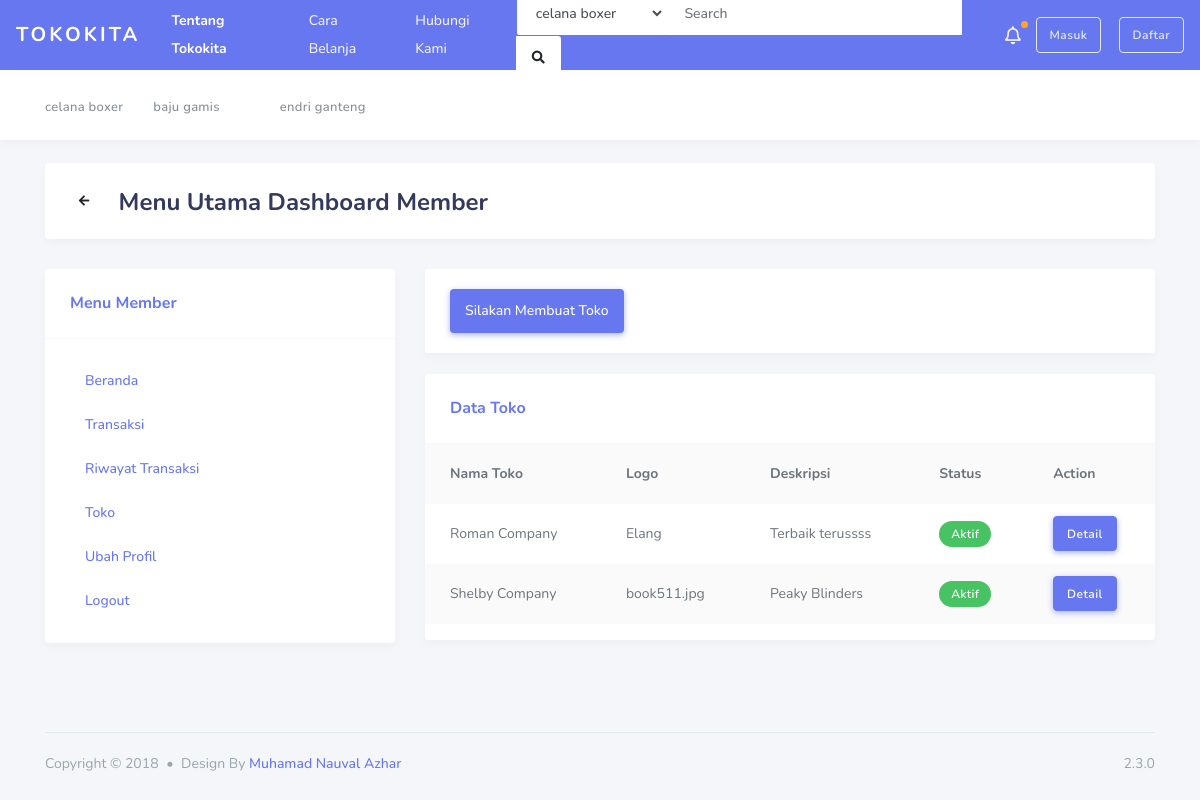
/index.php/home/toko, run on the app's committed database.
### tables this page shows
CREATE TABLE `tbl_kategori` (
  `idKat` int(5) NOT NULL,
  `namaKat` varchar(30) NOT NULL
);

CREATE TABLE `tbl_toko` (
  `idToko` int(5) NOT NULL,
  `idKonsumen` int(5) NOT NULL,
  `namaToko` varchar(100) NOT NULL,
  `logo` varchar(100) NOT NULL,
  `deskripsi` text NOT NULL,
  `StatusAktif` enum('Y','N') NOT NULL
);

### application/libraries/Template.php (called while the page is built)
<?php if ( ! defined('BASEPATH')) exit('No direct script access allowed');
class Template {
		var $template_data = array();
		function set($name, $value)
		{
			$this->template_data[$name] = $value;
		}
		function load($template = '', $view = '' , $view_data = array(), $return = FALSE)
		{
			$this->CI =& get_instance();
			$this->set('contents', $this->CI->load->view($view, $view_data, TRUE));
			return $this->CI->load->view($template, $this->template_data, $return);
		}
}

### application/controllers/Home.php (called while the page is built, shortened)
<?php
class home extends CI_Controller
{
    public function toko()
    {
        $data['kota'] = $this->Mfrontend->get_all_kota()->result();
        $data['kategori'] = $this->Mfrontend->get_all_kategori()->result();
        $data['toko'] = $this->Mtoko->get_toko('')->result();
        $this->template->load('layout_frontend', 'frontend/toko', $data);
    }
}

### index.php (called while the page is built, shortened)
<?php
require_once BASEPATH.'core/CodeIgniter.php';

### application/models/Mtoko.php (called while the page is built, shortened)
<?php
class Mtoko extends CI_Model
{
    public function get_toko()
    {
        $q = $this->db->query("SELECT tbl_toko.idToko, tbl_member.namaKonsumen, tbl_toko.namaToko, tbl_toko.logo, tbl_toko.deskripsi , tbl_toko.StatusAktif FROM tbl_toko
        JOIN tbl_member ON tbl_toko.idKonsumen=tbl_member.idKonsumen");
        return $q;
    }
}

### application/models/Mfrontend.php (called while the page is built, shortened)
<?php
class Mfrontend extends CI_Model
{
    public function get_all_kategori()
    {
        return $this->db->get('tbl_kategori');
    }
}

### application/views/frontend/toko.php (the view, shortened to what this page needs)
<div class="main-content">
    <section class="section">
        <div class="section-header">
            <div class="section-header-back">
                <a href="features-settings.html" class="btn btn-icon"><i class="fas fa-arrow-left"></i></a>
            </div>
            <h1>Menu Utama Dashboard Member</h1>
        </div>
        <div class="section-body">
            <div class="row">
                <div class="col-md-4">
                    <div class="card">
                        <div class="card-header">
                            <h4>Menu Member</h4>
                        </div>
                        <div class="card-body">
                            <ul class="nav nav-pills flex-column">
                                <li class="nav-item"><a href="<?= site_url('home/member'); ?>" class="nav-link">Beranda</a></li>
                                <li class="nav-item"><a href="#" class="nav-link">Transaksi</a></li>
                                <li class="nav-item"><a href="#" class="nav-link">Riwayat Transaksi</a></li>
                                <li class="nav-item"><a href="#" class="nav-link">Toko</a></li>
                                <li class="nav-item"><a href="#" class="nav-link">Ubah Profil</a></li>
                                <li class="nav-item"><a href="<?= site_url('home/logout'); ?>" class="nav-link">Logout</a></li>
                            </ul>
                        </div>
                    </div>
                </div>
                <div class="col-md-8">
                    <div class="row">
                        <div class="col-12">
                            <div class="card mb-0">
                                <div class="card-body">
                                    <ul class="nav nav-pills">
                                        <li class="nav-item">
                                            <a class="nav-link active" href="<?= site_url('home/buat_toko'); ?>">Silakan Membuat Toko</a>
                                        </li>
                                    </ul>
                                </div>
                            </div>
                        </div>
                    </div><br>
                    <div class="row">
                        <div class="col-md-12">
                            <div class="card">
                                <div class="card-header">
                                    <h4>Data Toko</h4>
                                </div>
                                <div class="card-body p-0">
                                    <div class="table-responsive table-invoice">
                                        <table class="table table-striped">
                                            <tr>
                                                <th>Nama Toko</th>
                                                <th>Logo</th>
                                                <th>Deskripsi</th>
                                                <th>Status</th>
                                                <th>Action</th>
                                            </tr>
                                            <?php foreach ($toko as $val) { ?>
                                                <tr>
                                                    <td><?= $val->namaToko; ?></td>
                                                    <td><?= $val->logo; ?></td>
                                                    <td><?= $val->deskripsi; ?></td>
                                                    <td>
                                                        <?php
                                                        if ($val->StatusAktif == 'Y') {
                                                        ?>
                                                            <div class="badge badge-success">Aktif</div>
                                                        <?php
                                                        } else {
                                                        ?>
                                                            <div class="badge badge-danger">Tidak Aktif</div>
                                                        <?php
                                                        }
                                                        ?>
                                                    </td>
                                                    <td>
                                                        <a href="<?= site_url('tokohome/Toko/main/' . $val->idToko); ?>" class="btn btn-primary">Detail</a>
                                                    </td>
                                                </tr>
                                            <?php } ?>
                                        </table>
                                    </div>
                                </div>
                            </div>
                        </div>
                    </div>
                </div>
            </div>
    </section>
</div>

### application/views/layout_frontend.php (shortened to what this page needs)
<!DOCTYPE html>
<html lang="en">
<head>
    <link rel="stylesheet" href="https://stackpath.bootstrapcdn.com/bootstrap/4.3.1/css/bootstrap.min.css">
    <link rel="stylesheet" href="https://use.fontawesome.com/releases/v5.7.2/css/all.css">
    <link rel="stylesheet" href="<?php echo base_url('assets/admin/assets/css/style.css'); ?>">
    <link rel="stylesheet" href="<?php echo base_url('assets/admin/assets/css/components.css'); ?>">
</head>
<body class="layout-3">
    <div id="app">
        <div class="main-wrapper container">
            <div class="navbar-bg"></div>
            <nav class="navbar navbar-expand-lg main-navbar">
                <a href="<?= site_url('home'); ?>" class="navbar-brand sidebar-gone-hide">Tokokita</a>
                <div class="nav-collapse">
                    <ul class="navbar-nav">
                        <li class="nav-item active"><a href="#" class="nav-link">Tentang Tokokita</a></li>
                        <li class="nav-item"><a href="#" class="nav-link">Cara Belanja</a></li>
                        <li class="nav-item"><a href="#" class="nav-link">Hubungi Kami</a></li>
                    </ul>
                </div>
                <form class="form-inline ml-auto">
                    <div class="search-element">
                        <select data-width="150" class="form-control">
                            <?php foreach ($kategori as $val) { ?>
                                <option class="form-control"><?= $val->namaKat; ?></option>
                            <?php } ?>
                        </select>
                        <input class="form-control" type="search" placeholder="Search" aria-label="Search" data-width="300">
                        <button class="btn" type="submit"><i class="fas fa-search"></i></button>
                    </div>
                </form>
                <ul class="navbar-nav navbar-right">
                    <li class="dropdown dropdown-list-toggle"><a href="#" data-toggle="dropdown" class="nav-link notification-toggle nav-link-lg beep"><i class="far fa-bell"></i></a>
                    </li>
                </ul>
                <?php if (!empty($this->session->userdata('id'))) { ?>
                    <a href="<?= site_url('home/member'); ?>" class="btn btn-outline-light">Menu Member</a>&nbsp; &nbsp; &nbsp;
                    <a href="<?= site_url('home/logout'); ?>" class="btn btn-outline-light">Logout</a>
                <?php } else { ?>
                    <a href="<?= site_url('home/login'); ?>" class="btn btn-outline-light">Masuk</a>
                    <a href="<?= site_url('home/register'); ?>" class="btn btn-outline-light">Daftar</a>
                <?php } ?>
            </nav>
            <nav class="navbar navbar-secondary navbar-expand-lg">
                <div class="container">
                    <ul class="navbar-nav">
                        <?php foreach ($kategori as $val) { ?>
                            <li class="nav-item">
                                <a href="#" class="nav-link"><span><?= $val->namaKat; ?></span></a>
                            </li>
                        <?php } ?>
                    </ul>
                </div>
            </nav>
            <?= $contents ?>
            <footer class="main-footer">
                <div class="footer-left">
                    Copyright &copy; 2018 <div class="bullet"></div> Design By <a href="https://nauval.in/">Muhamad Nauval Azhar</a>
                </div>
                <div class="footer-right">
                    2.3.0
                </div>
            </footer>
        </div>
    </div>
</body>
</html>

### data on the page
tbl_kategori: namaKat "celana boxer"
tbl_kategori: namaKat "baju gamis"
tbl_kategori: namaKat "endri ganteng"
tbl_toko: namaToko "Roman Company", logo "Elang", deskripsi "Terbaik terussss", StatusAktif "Aktif"
tbl_toko: namaToko "Shelby Company", logo "book511.jpg", deskripsi "Peaky Blinders", StatusAktif "Aktif"

### other printed values
form field value "celana boxer"
